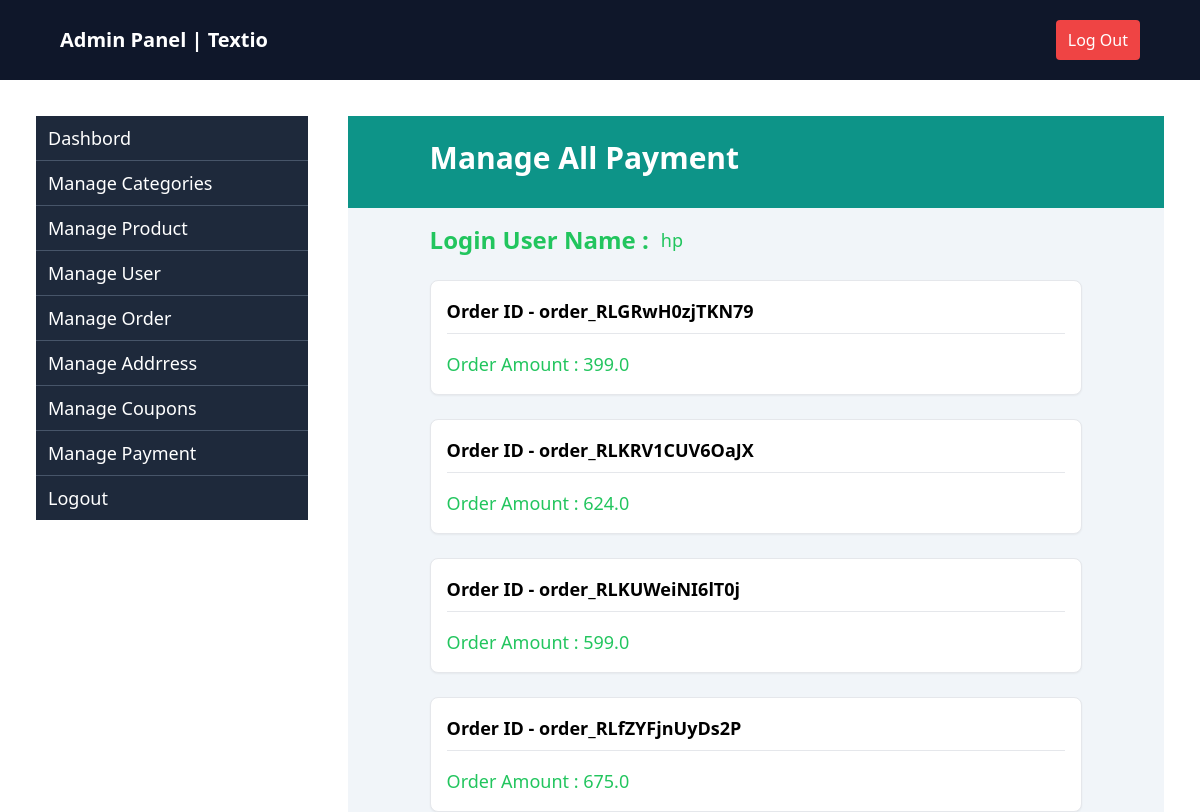
The page /manage-payment/ (signed in) on the database its author committed.
### apptextio/models.py (models this page shows, shortened)
class Order(models.Model):
    user = models.ForeignKey(User, on_delete=models.CASCADE)
    isordered = models.BooleanField(default=False)
    address = models.ForeignKey("Address", on_delete=models.CASCADE, blank=True, null=True)
    coupon_id = models.ForeignKey("Coupon",on_delete=models.CASCADE, blank=True, null=True)
    create_at =models.DateTimeField(auto_now_add=True, blank=True, null=True)
    razor_pay_order_id = models.CharField(max_length=100, blank=True, null=True)
    razor_pay_payment_id = models.CharField(max_length=100, blank=True, null=True)
    razor_pay_payment_signature = models.CharField(max_length=100, blank=True, null=True)
    from_buynow = models.BooleanField(default=False, blank=True, null=True)
    def gettotaldiscountamount(self):
        total_discount = 0
        for item in OrderItem.objects.filter(order_id=self.id):
            total_discount += item.total_discount_price()
        return total_discount
    def getpayableamount(self):
        if self.coupon_id:
            return self.gettotaldiscountamount() - self.coupon_id.amount
        else:
            return self.gettotaldiscountamount()

class OrderItem(models.Model):
    user = models.ForeignKey(User, on_delete=models.CASCADE)
    order_id = models.ForeignKey("Order", on_delete=models.CASCADE,blank=True,null=True, related_name="items")
    product_id = models.ForeignKey(Product, on_delete=models.CASCADE)
    qty = models.IntegerField(default=1)
    isordered = models.BooleanField(default=False)
    def total_discount_price(self):
        return self.product_id.dis_price*self.qty

class Product(models.Model):
    category = models.ForeignKey(Category, on_delete=models.CASCADE)
    brand = models.CharField(max_length=50)
    title = models.CharField(max_length=200)
    image = models.ImageField(upload_to="photo/")
    description = models.TextField()
    price = models.FloatField(default=0)
    dis_price = models.FloatField(default=None, blank=True, null=True)
    size = models.ManyToManyField(SizeVariant, related_name="products", blank=True)

class Coupon(models.Model):
    code = models.CharField(max_length=200)
    amount = models.FloatField(blank=False,null=False)

### apptextio/admin_views.py (the view)
# urls.py: path("manage-payment/",managePayment,name="managepayment"),
def managePayment(request):
    data = {}
    data['orders'] = Order.objects.filter(user=request.user , isordered = True)
    return render(request, 'admin/manage_payment.html', data)

### apptextio/templates/admin/manage_payment.html (shortened to what this page needs)
{% extends 'admin/admin_base.html' %}
{% load tailwind_filters %}
{% block content %}
<div class="bg-slate-100 flex flex-1 flex-col">
    <div class="flex-1 bg-teal-600 text-white px-[10%] py-6">
        <h2 class="text-3xl font-semibold">Manage All Payment</h2>
    </div>
    <div class="flex mt-4 gap-5 px-[10%]">
        <div class="w-full">
            <div class="flex items-center gap-3">
                <p class="text-2xl font-bold text-green-500">Login User Name :</p><span class="text-green-500 text-lg">
                    {{user.username}}</span>
            </div>
            {% for order in orders %}
            <div class="flex flex-col gap-4 mt-6 border rounded-lg bg-white shadow-sm p-4">
                <div class="flex items-center justify-between border-b pb-2">
                    <h2 class="text-lg font-semibold">Order ID - {{ order.razor_pay_order_id }}</h2>
                </div>
                <div class="flex">
                    <span class="text-green-500 text-lg">Order Amount : {{order.getpayableamount}}</span>
                </div>
            </div>
            {% endfor %}
        </div>
    </div>
</div>
{% endblock %}

### rows shown on the page
Order: razor_pay_order_id "order_RLGRwH0zjTKN79", getpayableamount "399.0"
Order: razor_pay_order_id "order_RLKRV1CUV6OaJX", getpayableamount "624.0"
Order: razor_pay_order_id "order_RLKUWeiNI6lT0j", getpayableamount "599.0"
Order: razor_pay_order_id "order_RLfZYFjnUyDs2P", getpayableamount "675.0"

### other values the page prints
{{ user.username }} "hp"
